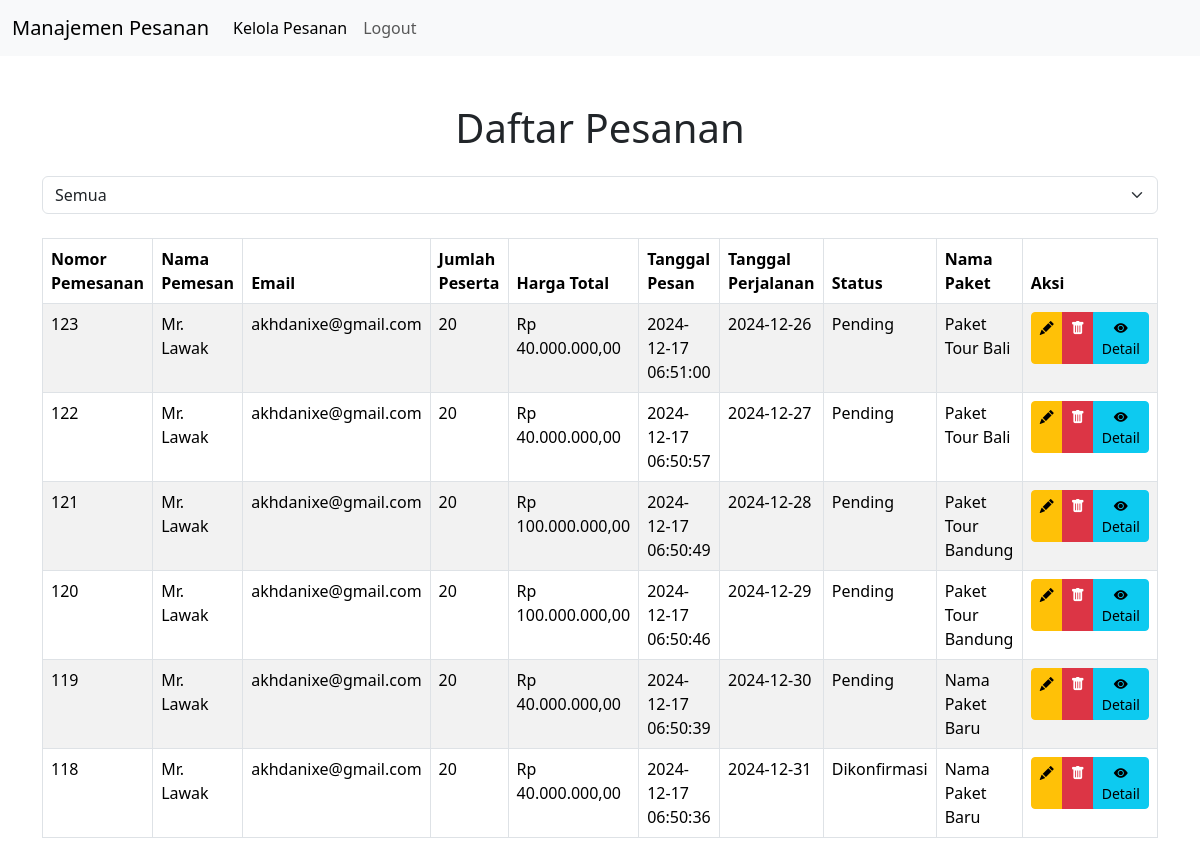
The page /Dashboard/kelola_pesanan.php (signed in) on the database its author committed.
### tables this page shows
CREATE TABLE `pesanan` (
  `id_pesanan` int(11) NOT NULL,
  `id_paket` int(11) NOT NULL,
  `user_id` int(11) NOT NULL,
  `nama_pemesan` varchar(255) NOT NULL,
  `email` varchar(255) NOT NULL,
  `jumlah_peserta` int(11) NOT NULL,
  `harga_total` decimal(20,2) NOT NULL,
  `tanggal_perjalanan` date DEFAULT NULL,
  `tanggal_pesan` timestamp NOT NULL DEFAULT current_timestamp(),
  `foto_transfer` varchar(255) NOT NULL,
  `status_pesanan` enum('Pending','Dikonfirmasi','Dibatalkan','Selesai') DEFAULT 'Pending'
);

CREATE TABLE `paket` (
  `id_paket` int(11) NOT NULL,
  `nama_paket` varchar(100) NOT NULL,
  `tujuan` varchar(150) NOT NULL,
  `durasi_hari` varchar(11) NOT NULL,
  `harga` varchar(45) NOT NULL,
  `status_paket` enum('Aktif','Nonaktif') NOT NULL,
  `deskripsi` text NOT NULL,
  `foto` varchar(250) DEFAULT NULL
);

### Dashboard/kelola_pesanan.php (the view, shortened to what this page needs)
<?php
require_once '../backend/koneksi.php';
$status_filter = isset($_GET['status']) ? $_GET['status'] : 'semua';
$sql = "SELECT p.id_pesanan, p.id_paket, p.user_id, p.nama_pemesan, p.email, p.jumlah_peserta, p.harga_total, p.tanggal_pesan, p.tanggal_perjalanan, p.status_pesanan, pk.nama_paket
FROM pesanan p
JOIN paket pk ON p.id_paket = pk.id_paket";
$sql .= " ORDER BY p.tanggal_pesan DESC";
$result = $conn->query($sql);
?>
<!DOCTYPE html>
<html lang="en">
<head>
    <link href="https://cdn.jsdelivr.net/npm/bootstrap@5.3.3/dist/css/bootstrap.min.css" rel="stylesheet">
    <link href="https://cdnjs.cloudflare.com/ajax/libs/bootstrap-icons/1.10.5/font/bootstrap-icons.min.css" rel="stylesheet">
</head>
<body>
<nav class="navbar navbar-expand-lg navbar-light bg-light">
    <div class="container-fluid">
        <a class="navbar-brand" href="admin.php">Manajemen Pesanan</a>
        <div class="collapse navbar-collapse" id="navbarNav">
            <ul class="navbar-nav">
                <li class="nav-item">
                    <a class="nav-link active" href="#">Kelola Pesanan</a>
                </li>
                <li class="nav-item">
                    <a class="nav-link" href="../Backend/logout.php">Logout</a>
                </li>
            </ul>
        </div>
    </div>
</nav>
<div class="container my-5">
    <h1 class="text-center mb-4">Daftar Pesanan</h1>
    <form method="GET" class="mb-4">
        <div class="input-group">
            <select class="form-select" name="status" onchange="this.form.submit()">
                <option value="semua" <?= $status_filter == 'semua' ? 'selected' : '' ?>>Semua</option>
            </select>
        </div>
    </form>
    <table class="table table-striped table-bordered">
        <thead>
            <tr>
                <th>Nomor Pemesanan</th>
                <th>Nama Pemesan</th>
                <th>Email</th>
                <th>Jumlah Peserta</th>
                <th>Harga Total</th>
                <th>Tanggal Pesan</th>
                <th>Tanggal Perjalanan</th>
                <th>Status</th>
                <th>Nama Paket</th>
                <th>Aksi</th>
            </tr>
        </thead>
        <tbody>
            <?php
            if ($result->num_rows > 0) {
                while ($row = $result->fetch_assoc()) {
                    echo '<tr>
                            <td>' . $row['id_pesanan'] . '</td>
                            <td>' . htmlspecialchars($row['nama_pemesan']) . '</td>
                            <td>' . htmlspecialchars($row['email']) . '</td>
                            <td>' . htmlspecialchars($row['jumlah_peserta']) . '</td>
                            <td>Rp ' . number_format($row['harga_total'], 2, ',', '.') . '</td>
                            <td>' . htmlspecialchars($row['tanggal_pesan']) . '</td>
                            <td>' . htmlspecialchars($row['tanggal_perjalanan']) . '</td>
                            <td>' . (isset($row['status_pesanan']) ? htmlspecialchars($row['status_pesanan']) : 'Tidak ada status') . '</td>
                            <td>' . htmlspecialchars($row['nama_paket']) . '</td>
                            <td>
                                <div class="btn-group" role="group" aria-label="Aksi">
                                    <a href="edit_pesanan.php?id=' . htmlspecialchars($row['id_pesanan']) . '" class="btn btn-warning btn-sm">
                                        <i class="bi bi-pencil-fill"></i>
                                    </a>
                                    <a href="delete_pesanan.php?id=' . htmlspecialchars($row['id_pesanan']) . '"
                                       class="btn btn-danger btn-sm"
                                       onclick="return confirm(\'Yakin ingin menghapus pesanan ini?\')">
                                        <i class="bi bi-trash-fill"></i>
                                    </a>
                                    <a href="detail_pesanan.php?id=' . htmlspecialchars($row['id_pesanan']) . '"
                                       class="btn btn-info btn-sm">
                                        <i class="bi bi-eye-fill"></i> Detail
                                    </a>
                                </div>
                            </td>
                          </tr>';
                }
            } else {
                echo '<tr><td colspan="10" class="text-center">Tidak ada pesanan tersedia.</td></tr>';
            }
            ?>
        </tbody>
    </table>
</div>
</body>
</html>

### rows shown on the page
pesanan: id_pesanan "123", nama_pemesan "Mr. Lawak", email "akhdanixe@gmail.com", jumlah_peserta "20", harga_total "40.000.000,00", tanggal_pesan "2024-12-17 06:51:00", tanggal_perjalanan "2024-12-26", status_pesanan "Pending", id_paket.nama_paket "Paket Tour Bali"
pesanan: id_pesanan "122", nama_pemesan "Mr. Lawak", email "akhdanixe@gmail.com", jumlah_peserta "20", harga_total "40.000.000,00", tanggal_pesan "2024-12-17 06:50:57", tanggal_perjalanan "2024-12-27", status_pesanan "Pending", id_paket.nama_paket "Paket Tour Bali"
pesanan: id_pesanan "121", nama_pemesan "Mr. Lawak", email "akhdanixe@gmail.com", jumlah_peserta "20", harga_total "100.000.000,00", tanggal_pesan "2024-12-17 06:50:49", tanggal_perjalanan "2024-12-28", status_pesanan "Pending", id_paket.nama_paket "Paket Tour Bandung"
pesanan: id_pesanan "120", nama_pemesan "Mr. Lawak", email "akhdanixe@gmail.com", jumlah_peserta "20", harga_total "100.000.000,00", tanggal_pesan "2024-12-17 06:50:46", tanggal_perjalanan "2024-12-29", status_pesanan "Pending", id_paket.nama_paket "Paket Tour Bandung"
pesanan: id_pesanan "119", nama_pemesan "Mr. Lawak", email "akhdanixe@gmail.com", jumlah_peserta "20", harga_total "40.000.000,00", tanggal_pesan "2024-12-17 06:50:39", tanggal_perjalanan "2024-12-30", status_pesanan "Pending", id_paket.nama_paket "Nama Paket Baru"
pesanan: id_pesanan "118", nama_pemesan "Mr. Lawak", email "akhdanixe@gmail.com", jumlah_peserta "20", harga_total "40.000.000,00", tanggal_pesan "2024-12-17 06:50:36", tanggal_perjalanan "2024-12-31", status_pesanan "Dikonfirmasi", id_paket.nama_paket "Nama Paket Baru"
